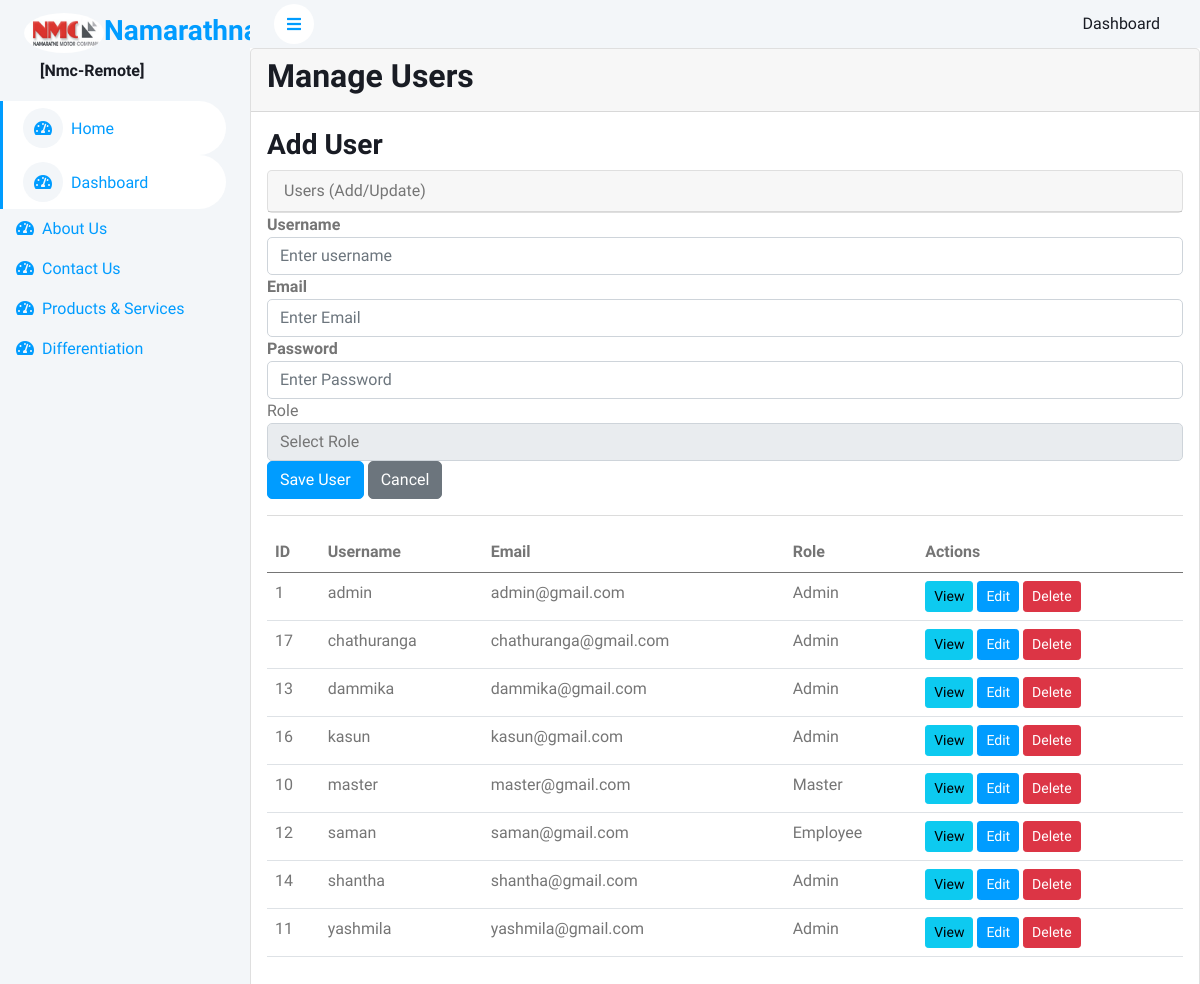
The page /manage_users.php on the database its author committed.
### tables this page shows
CREATE TABLE `users` (
  `id` int(11) NOT NULL,
  `username` varchar(50) NOT NULL,
  `email` varchar(100) NOT NULL,
  `password` varchar(255) NOT NULL,
  `role_id` int(11) NOT NULL,
  `img` varchar(30) NOT NULL DEFAULT 'shantha2.jpg',
  `flag` enum('active','inactive') NOT NULL DEFAULT 'active'
);

CREATE TABLE `roles` (
  `id` int(11) NOT NULL,
  `role_name` varchar(50) NOT NULL,
  `flag` enum('active','inactive') NOT NULL DEFAULT 'active'
);

### manage_users.php (the view, shortened to what this page needs)
<?php
include('header.php');
$username = '';
$email = '';
$list_users_result = $conn->query("
SELECT users.*, roles.role_name as role_name FROM users
JOIN roles ON USERS.role_id = roles.id
 ORDER BY username");
$editing = false;
?>
<div class="card">
    <div class="card-header">
        <h2>Manage Users</h2>
    </div>
    <div class="card-body">
        <?php
        if (isset($_GET['view'])) {
            $id = $_GET['view'];
            $stmt = $conn->prepare("SELECT * FROM users WHERE id = :id");
            $stmt->execute([':id' => $id]);
            $view_user = $stmt->fetch(PDO::FETCH_ASSOC);
            if ($view_user) {
        ?>
        <hr>
        <h3>User Details</h3>
        <div class="card">
            <div class="card-header">User Details (View Only)</div>
            <div class="card-body">
                <p><strong>Username:</strong> <?php echo htmlspecialchars($view_user['username']); ?></p>
                <p><strong>Email:</strong> <?php echo htmlspecialchars($view_user['email']); ?></p>
                <a href="manage_users.php" class="btn btn-secondary">Back to List</a>
            </div>
        </div>
        <?php
            }
        } else {
        ?>
        <form method="POST" action="manage_users.php">
            <h3><?php echo $editing ? 'Edit User' : 'Add User'; ?></h3>
            <div class="card">
                <div class="card-header">Users (Add/Update)</div>
            </div>
            <div class="form-group">
                <label><strong>Username</strong></label>
                <input type="text" class="form-control" placeholder="Enter username" name="username" value="<?php echo htmlspecialchars($username); ?>" required>
            </div>
            <div class="form-group">
                <label><strong>Email</strong></label>
                <input type="email" class="form-control" name="email" placeholder="Enter Email" value="<?php echo htmlspecialchars($email); ?>" required>
            </div>
            <div class="form-group">
                <label><strong>Password</strong></label>
                <input type="password" class="form-control" name="password" placeholder="Enter Password" required>
            </div>
            <div class="form-group">
                <label>Role</label>
                <select class="form-control" name="role_id" required>
                    <option value="">Select Role</option>
                </select>
            </div>
            <button type="submit" name="save_user" class="btn btn-primary">Save User</button>
            <a href="manage_users.php" class="btn btn-secondary">Cancel</a>
        </form>
        <?php } ?>
        <hr>
        <table class="table">
            <thead>
                <tr>
                    <th>ID</th>
                    <th>Username</th>
                    <th>Email</th>
                    <th>Role</th>
                    <th>Actions</th>
                </tr>
            </thead>
            <tbody>
                <?php while ($user = $list_users_result->fetch(PDO::FETCH_ASSOC)) { ?>
                <tr>
                    <td><?php echo $user['id']; ?></td>
                    <td><?php echo htmlspecialchars($user['username']); ?></td>
                    <td><?php echo htmlspecialchars($user['email']); ?></td>
                    <td><?php echo htmlspecialchars($user['role_name']); ?></td>
                    <td>
                        <a href="manage_users.php?view=<?php echo $user['id']; ?>" class="btn btn-info btn-sm">View</a>
                        <a href="manage_users.php?edit=<?php echo $user['id']; ?>" class="btn btn-primary btn-sm">Edit</a>
                        <a href="manage_users.php?delete=<?php echo $user['id']; ?>" class="btn btn-danger btn-sm" onclick="return confirm('Are you sure?')">Delete</a>
                    </td>
                </tr>
                <?php } ?>
            </tbody>
        </table>
    </div>
</div>
<?php include('footer.php'); ?>

### css/style.css (style rules this page uses)
:root { --primary: #009CFF; --light: #F3F6F9; --dark: #191C24; }
.btn { transition: .5s; }
.btn.btn-primary { color: #FFFFFF; }

### rows shown on the page
users: id "1", username "admin", email "admin@gmail.com", role.role_name "Admin"
users: id "17", username "chathuranga", email "chathuranga@gmail.com", role.role_name "Admin"
users: id "13", username "dammika", email "dammika@gmail.com", role.role_name "Admin"
users: id "16", username "kasun", email "kasun@gmail.com", role.role_name "Admin"
users: id "10", username "master", email "master@gmail.com", role.role_name "Master"
users: id "12", username "saman", email "saman@gmail.com", role.role_name "Employee"
users: id "14", username "shantha", email "shantha@gmail.com", role.role_name "Admin"
users: id "11", username "yashmila", email "yashmila@gmail.com", role.role_name "Admin"

### other values the page prints
$prj_id_ "[Nmc-Remote]"
$menu_item['menu_name_'] "Dashboard"
